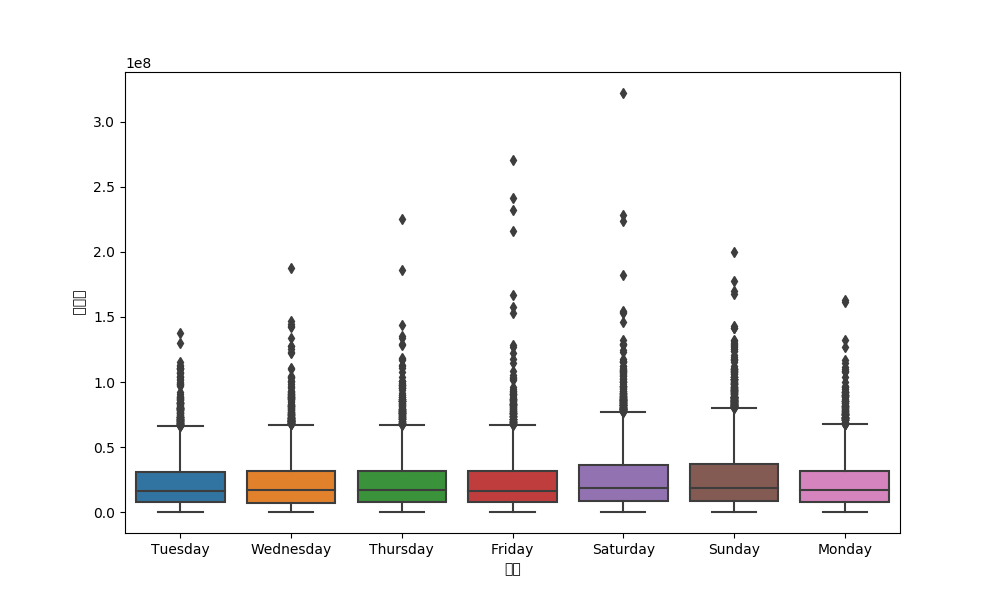

The Python source for this figure:
import pandas as pd
from matplotlib import pyplot as plt
import seaborn as sns

plt.rcParams['figure.figsize'] = [10, 6]
base = pd.read_csv(r'./실적데이터(휴일, 공휴일 추가)/실적데이터(휴일,공휴일 추가).csv', encoding='cp949')
base.drop(columns=['방송일시','노출(분)','마더코드','상품코드','상품명','상품군','판매단가','휴일','공휴일'], inplace=True)
sns.boxplot(x="요일",y=" 취급액 ",data=base)
plt.show()
